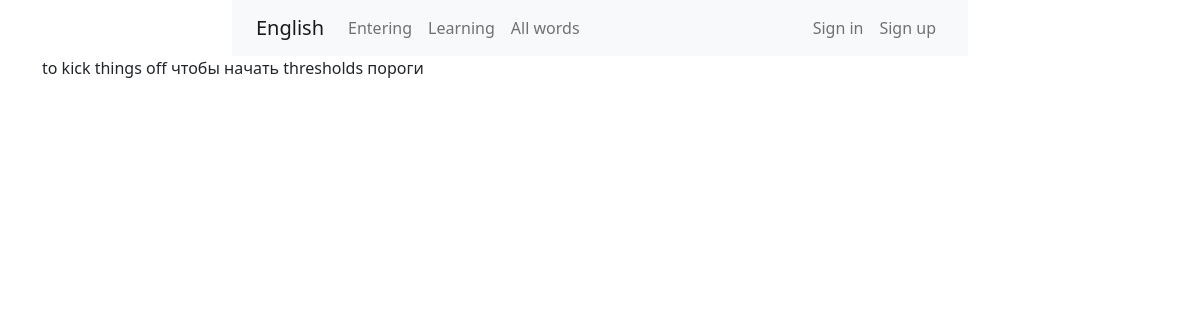
Screenshot of /learn-words/learning_words with the database file from the repository.
### models.py (models this page shows, shortened)
class LearningWords(db.Model):
    id = db.Column(db.Integer, primary_key=True)
    eng_word = db.Column(db.String(200), nullable=False)
    ru_word = db.Column(db.String(200), nullable=False)

### learn_words/blueprint.py (the view)
@learn_words.route('/learning_words', methods=('GET', 'POST'))
def learning():
    learn_words = LearningWords.query.all()
    return render_template('learn_words/learning.html', learn_words=learn_words)

### learn_words/templates/learn_words/learning.html (shortened to what this page needs)
{% extends 'base.html' %}
{% block content %}
<div class="container">
    <div class="row">
        <div class="col-6">
            {% for learn_word in learn_words %}
            {{ learn_word.eng_word }}
            {{ learn_word.ru_word }}
            {% endfor %}
        </div>
    </div>
</div>
{% endblock %}

### rows the page displays
LearningWords: eng_word "to kick things off", ru_word "чтобы начать"
LearningWords: eng_word "thresholds", ru_word "пороги"
